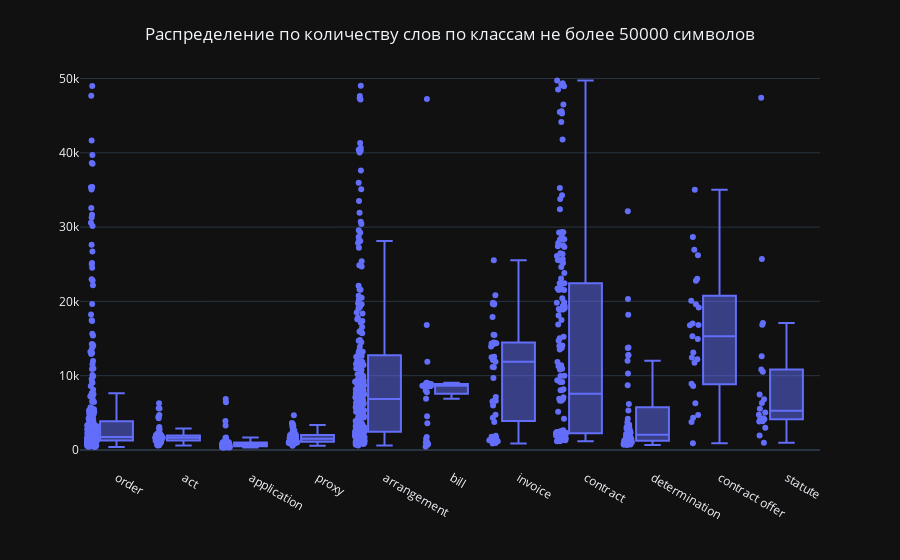

The cell this chart's notebook holds for it:
### Code cell
build_box(df[df['char_count'] < 50000], 'class', 'char_count', 'Распределение по количеству слов по классам не более 50000 символов', '', '')

### Figure 1 — Plotly figure (JSON) as saved in the notebook; plotly's stock layout.template omitted (floating-point values rounded to 4 significant figures; data arrays with more than 128 entries replaced by an {"elided": "..."} marker saying what was removed)
{"data": [{"alignmentgroup": "True", "boxpoints": "all", "hovertemplate": "class=%{x}<br>char_count=%{y}<extra></extra>", "legendgroup": "", "marker": {"color": "#636efa"}, "name": "", "notched": false, "offsetgroup": "", "orientation": "v", "showlegend": false, "type": "box", "x": {"elided": "1072 str values"}, "x0": " ", "xaxis": "x", "y": {"elided": "1072 int values"}, "y0": " ", "yaxis": "y"}], "layout": {"autosize": true, "boxmode": "group", "legend": {"tracegroupgap": 0}, "margin": {"t": 60}, "showlegend": false, "title": {"text": "Распределение по количеству слов по классам не более 50000 символов", "x": 0.5, "y": 0.95}, "xaxis": {"anchor": "y", "autorange": true, "domain": [0, 1], "range": [-0.5266, 10.5], "title": {"text": ""}, "type": "category"}, "yaxis": {"anchor": "x", "autorange": true, "domain": [0, 1], "range": [-2430.0, 52490.0], "title": {"text": ""}, "type": "linear"}}}
